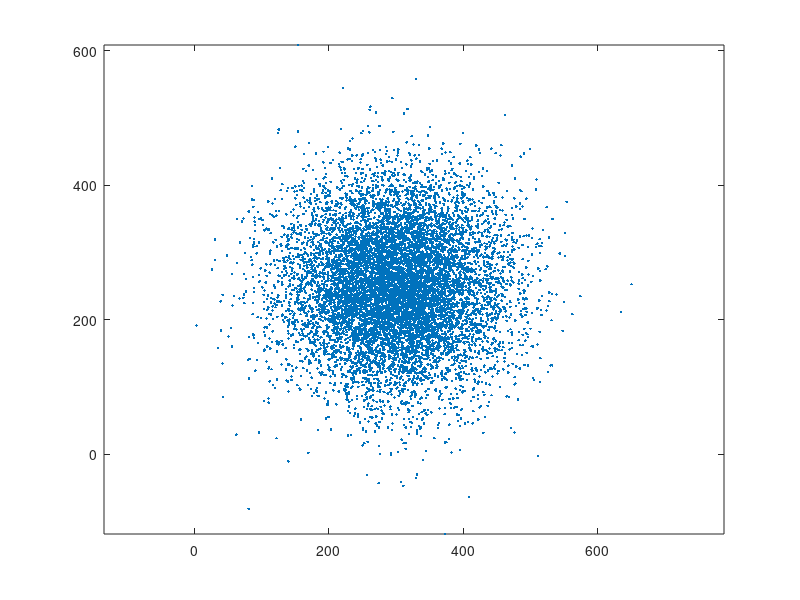

Here is the MATLAB script that generated this plot:
% Random_Gaussian_points

clear
clc

N = 10000;
array_size_x = 600;
array_size_y = 500;

center_x = ceil(array_size_x/2);
center_y = ceil(array_size_y/2);

sigma = 80;

% rand_x = array_size_x*rand(N,1);
% rand_y = array_size_y*rand(N,1);
% rand_Pr = 1*rand(N,1);

randn_x = sigma*randn(N,1) + center_x;
randn_y = sigma*randn(N,1) + center_y;
rand_Pr = 1*rand(N,1);

figure(9)
plot(randn_x, randn_y, '.')
axis equal








